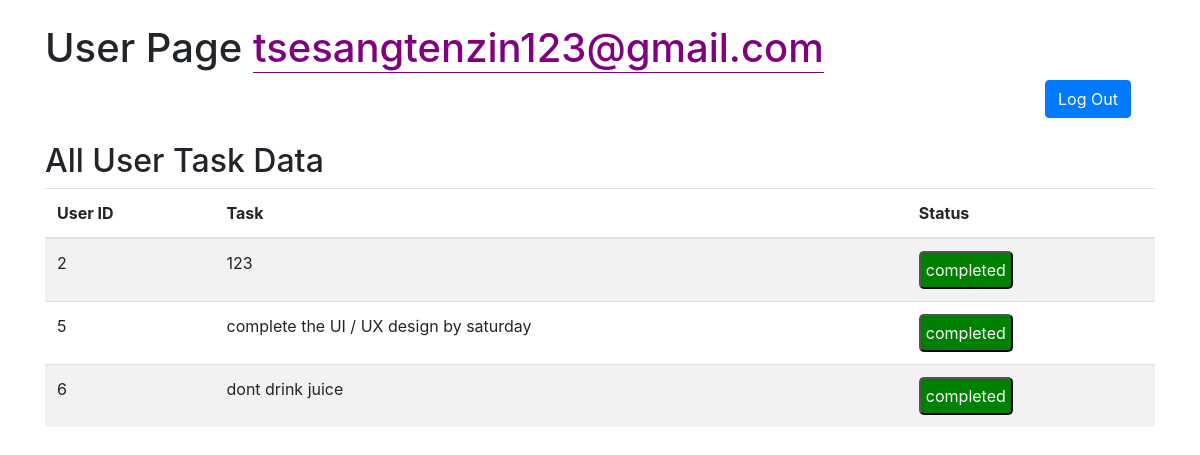
Before: /user (signed in) with the older database file.
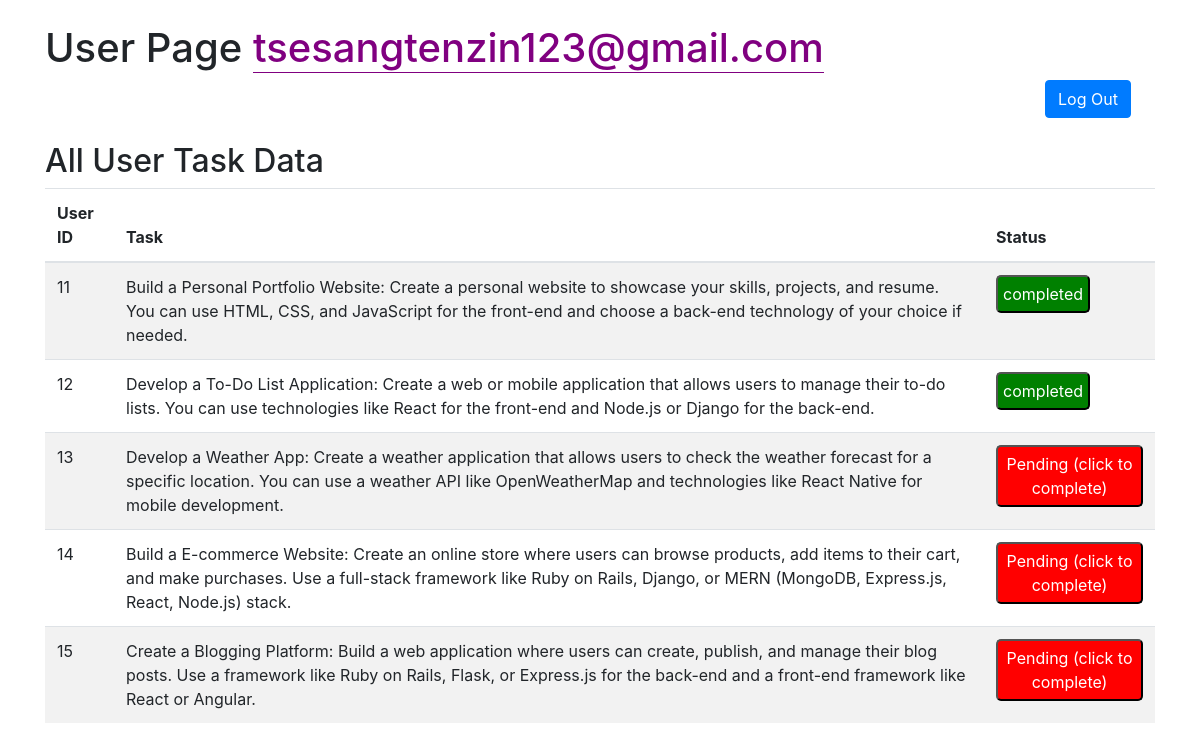
After: the same page with the newer database file.
### tables this page shows
CREATE TABLE TaskList (
                taskid INTEGER PRIMARY KEY AUTOINCREMENT,
                email TEXT,
                task TEXT,
                task_completed BOOLEAN
            );

### app.py (the view)
@app.route('/user',methods=['POST','GET'])
def userpage():
    user_email = session.get('email')
    if user_email:
        db = get_db()
        cursor = db.cursor()
        cursor.execute('SELECT * FROM TaskList WHERE email = ?', (user_email,))
        data = cursor.fetchall()
        cursor.close()
        db.close()
        return render_template('userpage.html', user_email=user_email, data=data)
    else:
        return render_template('userpage.html',msg="no task for you at the moment .... ")  # Redirect to the login page or handle as needed

### app.py (called while the page is built)
def get_db():
    if 'db' not in g:
        g.db = sqlite3.connect(app.config['DATABASE'])
        g.db.row_factory = sqlite3.Row
    return g.db

### templates/userpage.html (shortened to what this page needs)
<!DOCTYPE html>
<html lang="en">
<head>
    <link rel="stylesheet" href="https://maxcdn.bootstrapcdn.com/bootstrap/4.5.2/css/bootstrap.min.css">
</head>
<body>
    <div class="container">
        <h1 class="mt-4">User Page <span style="color: purple; border-bottom: 1px solid purple;">
            {{ user_email }}</span>
        </h1>
        <a href="/logout"> <button style="margin-left: 1000px;" type="submit" class="btn btn-primary">Log Out </button></a>
        <h2 class="mt-4">All User Task Data</h2>
        <table class="table table-striped">
            <thead>
                <tr>
                    <th>User ID</th>
                    <th>Task</th>
                    <th>Status</th>
                </tr>
            </thead>
            <tbody>
                {% for row in data %}
                <tr>
                    <td>{{ row.taskid }}</td>
                    <td>{{ row.task }}</td>
                    <td>
                        {% if row.task_completed %}
                            <button style="background-color: green; color:white; border-radius: 5px;padding:5px;">completed </button>
                        {% else %}
                            <form action="/mark_task_completed/{{ row.taskid }}" method="POST">
                                <button type="submit" style="background-color: red; color:white; border-radius: 5px;padding:5px;"> Pending (click to complete)</button>
                            </form>
                        {% endif %}
                    </td>
                </tr>
                {% endfor %}
            </tbody>
        </table>
    </div>
</body>
</html>

Changed rows visible on the page:
removed TaskList: taskid "2", task "123", task_completed "completed"
removed TaskList: taskid "5", task "complete the UI / UX design by saturday", task_completed "completed"
removed TaskList: taskid "6", task "dont drink juice", task_completed "completed"
added TaskList: taskid "11", task "Build a Personal Portfolio Website: Create a personal website to showcase your skills, projects, and resume. You can use HTML, CSS, and JavaScript for the front-end and choose a back-end technology of your choice if needed.", task_completed "completed"
added TaskList: taskid "12", task "Develop a To-Do List Application: Create a web or mobile application that allows users to manage their to-do lists. You can use technologies like React for the front-end and Node.js or Django for the back-end.", task_completed "completed"
added TaskList: taskid "13", task "Develop a Weather App: Create a weather application that allows users to check the weather forecast for a specific location. You can use a weather API like OpenWeatherMap and technologies like React Native for mobile development."
added TaskList: taskid "14", task "Build a E-commerce Website: Create an online store where users can browse products, add items to their cart, and make purchases. Use a full-stack framework like Ruby on Rails, Django, or MERN (MongoDB, Express.js, React, Node.js) stack."
added TaskList: taskid "15", task "Create a Blogging Platform: Build a web application where users can create, publish, and manage their blog posts. Use a framework like Ruby on Rails, Flask, or Express.js for the back-end and a front-end framework like React or Angular."
